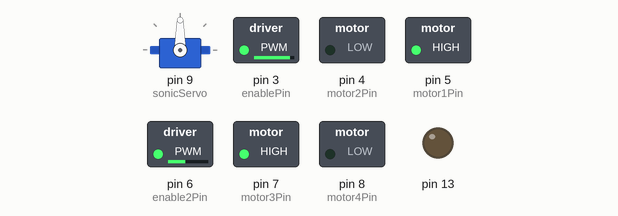
Simulated run of this sketch. Board: Arduino Uno, built with avr-gcc and run on an emulated ATmega328P. Parts: servo, switched loads named in the sketch (green lamp = pin HIGH), output pins drawn as LEDs (lit = HIGH).

Above: at 0.05 s.
At 0.9 s:
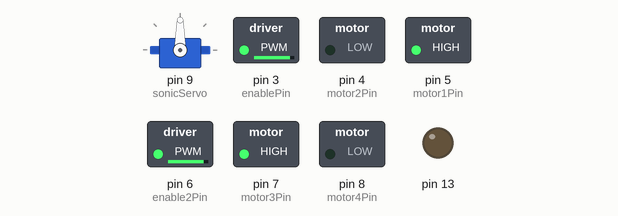
At 1.75 s:
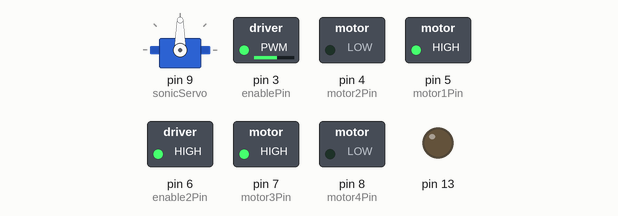
At 3.5 s:
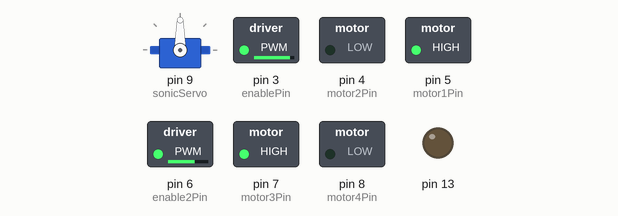
Timing chart, 0 to 4.4 s (numbered marks = the images above):
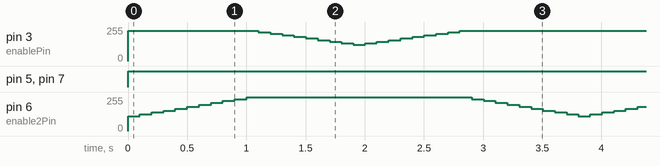

The sketch:

ORKInitial.ino
```cpp
/*

Project: ORK2.0 Kit Control Code
Version: .1
Date: November 2014

Authors:
Nick McComb
Ryan Skeele
Soo-Hyun Yoo


Description:
	Initial code to control ORK Kit.

	This version of the code is _very_ barebones and is intended for people who
	want to figure out what to do on their own.

	There will be future versions that are much more documented and easier to follow.

	PROCEDE AT YOUR OWN RISK.

	The most up-to-date version of this code can be found at https://github.com/OSURoboticsClub/ork

*/

#include <Servo.h> //includes the servo library so that you can easily use its functions

//Constants; This is where you should define anything you will use that won't change in your code
const int switchPin = 2;    // switch input
const int motor1Pin = 5;    // H-bridge leg 1 (pin 2, 1A)
const int motor2Pin = 4;    // H-bridge leg 2 (pin 7, 2A)
const int enablePin = 3;    // H-bridge enable pin

const int motor3Pin = 7;    // H-bridge leg 3
const int motor4Pin = 8;    // H-bridge leg 4
const int enable2Pin = 6;

const int shiftRegData = 2;
const int shiftRegClock = 12;

#define trigPin A2
#define echoPin A3

#define MOTOR_MIN 110
#define RIGHT_SCALE (9./11.)   // HACK


//DS - D12
//SH_CP - D13
//ST_CP - D10

Servo sonicServo;  //Create the servo object. This names the servo sonicServo which you will later call in your code.

void setup() { // the word void means that this function won't return anything. The setup function get's called in arduino, at the beginning to define all the pins you will be using.
    // set the switch as an input:
    pinMode(switchPin, INPUT);

    // set all the other pins you're using as outputs:
    pinMode(motor1Pin, OUTPUT);
    pinMode(motor2Pin, OUTPUT);
    pinMode(enablePin, OUTPUT);

    pinMode(motor3Pin, OUTPUT);
    pinMode(motor4Pin, OUTPUT);
    pinMode(enable2Pin, OUTPUT);

    //Ultrasonic
    pinMode(trigPin, OUTPUT);
    pinMode(echoPin, INPUT);

    //This is the onboard LED that can be helpful for testing
    pinMode(13, OUTPUT);
    pinMode(13, HIGH);

    // This sets the servo to pin 9
    sonicServo.attach(9);

    // set enablePin high so that motor can turn on:
    analogWrite(enablePin, 255);

    // You will be able to stream the sonar data over the serial terminal (found in tools on the Arduino IDE), by running Serial.println(yourVariable)
    Serial.begin(9600);
}

void loop() { // This is the main loop that will get run. This is where you should put all your magical super awesome avoidance algorithms.

  int x = 1;
  int var;
  //var = readDistance();
  //Initial Motor start PWM is around 30

  float rot = -1;
  float inc = 0.1;
  while (true) {
    driveRobot(1, rot);
    rot += inc;
    if (rot > 0.9 || rot < -0.9) {
      inc *= -1;
    }

    delay(100);
  }
}

void driveRobot(float lin, float rot){
  float left = max(-1, min(1, lin - rot));
  float right = max(-1, min(1, lin + rot));
  driveMotor(1, left);
  driveMotor(2, right);
}

void driveMotor(uint8_t motorSel, float motorSpeed){
  int dir = 1;
  float speed = motorSpeed;
  if (motorSpeed < 0) {
    dir = 0;
    speed *= -1;
  }
  if(motorSel == 1){  //Right Motor
    /* motorDir: forward 1, reverse 0 */
    digitalWrite(motor1Pin, dir);  // set leg 1 of the H-bridge high
    digitalWrite(motor2Pin, 1 - dir);   // set leg 2 of the H-bridge low
    analogWrite(enablePin, MOTOR_MIN + (255-MOTOR_MIN)*speed*RIGHT_SCALE);
  }
  else if (motorSel == 2){  //Left motor
    digitalWrite(motor3Pin, dir);  // set leg 1 of the H-bridge high
    digitalWrite(motor4Pin, 1 - dir);   // set leg 2 of the H-bridge low
    analogWrite(enable2Pin, MOTOR_MIN + (255-MOTOR_MIN)*speed);
  }
}

//This is the distance function. It returns distance from the sonar sensor by sending a pulse waiting then reading the time it takes for the echo. Divide this by 2 (there and back) and by the speed of sound and you get a fairly accurate distance reading.
long readDistance(void){
  long duration, distance; // long is a variable type, meaning the value can be longer (aka more accurate). This line initializes these two variables.
  digitalWrite(trigPin, LOW);
  delayMicroseconds(2);
  digitalWrite(trigPin, HIGH);
  delayMicroseconds(10);
  digitalWrite(trigPin, LOW);
  duration = pulseIn(echoPin, HIGH);
  distance = (duration/2) / 29.1;
  return distance;
}
```

Measured:
- by itself, pin 5 (motor1Pin), pin 7 (motor3Pin): LOW → HIGH at 0.00 s
